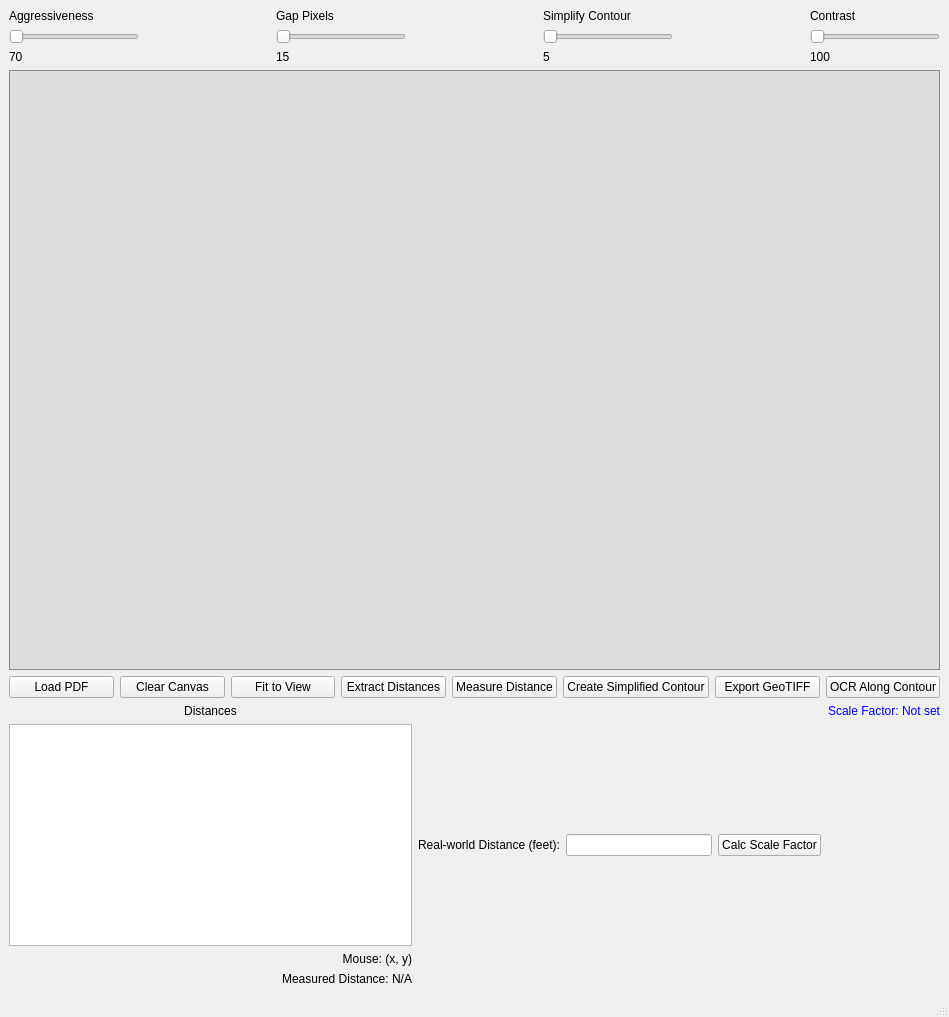
<?xml version="1.0" encoding="UTF-8"?>
<ui version="4.0">
 <class>FloodFillApp</class>
 <widget class="QMainWindow" name="FloodFillApp">
  <property name="geometry">
   <rect>
    <x>0</x>
    <y>0</y>
    <width>949</width>
    <height>1017</height>
   </rect>
  </property>
  <property name="windowTitle">
   <string>Flood Fill PDF Mask Generator</string>
  </property>
  <widget class="QWidget" name="centralwidget">
   <layout class="QVBoxLayout" name="verticalLayout_main">
    <item>
     <layout class="QHBoxLayout" name="horizontalLayout_sliders">
      <item>
       <layout class="QVBoxLayout">
        <item>
         <widget class="QLabel" name="labelAggressiveness">
          <property name="text">
           <string>Aggressiveness</string>
          </property>
         </widget>
        </item>
        <item>
         <widget class="QSlider" name="sliderAggressiveness">
          <property name="orientation">
           <enum>Qt::Horizontal</enum>
          </property>
         </widget>
        </item>
        <item>
         <widget class="QLabel" name="valueAggressiveness">
          <property name="text">
           <string>70</string>
          </property>
         </widget>
        </item>
       </layout>
      </item>
      <item>
       <spacer name="spacer1">
        <property name="orientation">
         <enum>Qt::Horizontal</enum>
        </property>
        <property name="sizeHint" stdset="0">
         <size>
          <width>20</width>
          <height>20</height>
         </size>
        </property>
       </spacer>
      </item>
      <item>
       <layout class="QVBoxLayout">
        <item>
         <widget class="QLabel" name="labelGapPixels">
          <property name="text">
           <string>Gap Pixels</string>
          </property>
         </widget>
        </item>
        <item>
         <widget class="QSlider" name="sliderGapPixels">
          <property name="orientation">
           <enum>Qt::Horizontal</enum>
          </property>
         </widget>
        </item>
        <item>
         <widget class="QLabel" name="valueGapPixels">
          <property name="text">
           <string>15</string>
          </property>
         </widget>
        </item>
       </layout>
      </item>
      <item>
       <spacer name="spacer2">
        <property name="orientation">
         <enum>Qt::Horizontal</enum>
        </property>
        <property name="sizeHint" stdset="0">
         <size>
          <width>20</width>
          <height>20</height>
         </size>
        </property>
       </spacer>
      </item>
      <item>
       <layout class="QVBoxLayout">
        <item>
         <widget class="QLabel" name="labelSimplify">
          <property name="text">
           <string>Simplify Contour</string>
          </property>
         </widget>
        </item>
        <item>
         <widget class="QSlider" name="sliderSimplify">
          <property name="orientation">
           <enum>Qt::Horizontal</enum>
          </property>
         </widget>
        </item>
        <item>
         <widget class="QLabel" name="valueSimplify">
          <property name="text">
           <string>5</string>
          </property>
         </widget>
        </item>
       </layout>
      </item>
      <item>
       <spacer name="spacer3">
        <property name="orientation">
         <enum>Qt::Horizontal</enum>
        </property>
        <property name="sizeHint" stdset="0">
         <size>
          <width>20</width>
          <height>20</height>
         </size>
        </property>
       </spacer>
      </item>
      <item>
       <layout class="QVBoxLayout">
        <item>
         <widget class="QLabel" name="labelContrast">
          <property name="text">
           <string>Contrast</string>
          </property>
         </widget>
        </item>
        <item>
         <widget class="QSlider" name="sliderContrast">
          <property name="orientation">
           <enum>Qt::Horizontal</enum>
          </property>
         </widget>
        </item>
        <item>
         <widget class="QLabel" name="valueContrast">
          <property name="text">
           <string>100</string>
          </property>
         </widget>
        </item>
       </layout>
      </item>
      <item>
       <layout class="QVBoxLayout"/>
      </item>
     </layout>
    </item>
    <item>
     <widget class="QLabel" name="canvas">
      <property name="minimumSize">
       <size>
        <width>800</width>
        <height>600</height>
       </size>
      </property>
      <property name="styleSheet">
       <string>background: #ddd; border: 1px solid #888;</string>
      </property>
      <property name="alignment">
       <set>Qt::AlignLeading|Qt::AlignLeft|Qt::AlignTop</set>
      </property>
     </widget>
    </item>
    <item>
     <layout class="QHBoxLayout" name="horizontalLayout_buttons">
      <item>
       <widget class="QPushButton" name="buttonLoadPDF">
        <property name="text">
         <string>Load PDF</string>
        </property>
       </widget>
      </item>
      <item>
       <widget class="QPushButton" name="buttonClearCanvas">
        <property name="text">
         <string>Clear Canvas</string>
        </property>
       </widget>
      </item>
      <item>
       <widget class="QPushButton" name="buttonFitToView">
        <property name="text">
         <string>Fit to View</string>
        </property>
       </widget>
      </item>
      <item>
       <widget class="QPushButton" name="buttonExtractDistances">
        <property name="text">
         <string>Extract Distances</string>
        </property>
       </widget>
      </item>
      <item>
       <widget class="QPushButton" name="buttonMeasureDistance">
        <property name="text">
         <string>Measure Distance</string>
        </property>
       </widget>
      </item>
      <item>
       <widget class="QPushButton" name="buttonSimplifyContour">
        <property name="text">
         <string>Create Simplified Contour</string>
        </property>
       </widget>
      </item>
      <item>
       <widget class="QPushButton" name="buttonExportGeoTIFF">
        <property name="text">
         <string>Export GeoTIFF</string>
        </property>
       </widget>
      </item>
      <item>
       <widget class="QPushButton" name="buttonOCR">
        <property name="text">
         <string>OCR Along Contour</string>
        </property>
       </widget>
      </item>
     </layout>
    </item>
    <item>
     <layout class="QHBoxLayout" name="horizontalLayout_bottom">
      <item>
       <layout class="QVBoxLayout">
        <item>
         <widget class="QLabel" name="labelDistances">
          <property name="text">
           <string>Distances</string>
          </property>
          <property name="alignment">
           <set>Qt::AlignCenter</set>
          </property>
         </widget>
        </item>
        <item>
         <widget class="QTextEdit" name="textEditDistances">
          <property name="readOnly">
           <bool>true</bool>
          </property>
         </widget>
        </item>
        <item>
         <widget class="QLabel" name="labelMouseCoords">
          <property name="text">
           <string>Mouse: (x, y)</string>
          </property>
          <property name="alignment">
           <set>Qt::AlignRight</set>
          </property>
         </widget>
        </item>
        <item>
         <widget class="QLabel" name="labelMeasuredDistance">
          <property name="text">
           <string>Measured Distance: N/A</string>
          </property>
          <property name="alignment">
           <set>Qt::AlignRight</set>
          </property>
         </widget>
        </item>
       </layout>
      </item>
      <item>
       <layout class="QHBoxLayout">
        <item>
         <widget class="QLabel" name="labelRealDistance">
          <property name="text">
           <string>Real-world Distance (feet):</string>
          </property>
         </widget>
        </item>
        <item>
         <widget class="QLineEdit" name="lineEditRealDistance"/>
        </item>
        <item>
         <widget class="QPushButton" name="buttonCalcScale">
          <property name="text">
           <string>Calc Scale Factor</string>
          </property>
         </widget>
        </item>
       </layout>
      </item>
      <item>
       <widget class="QLabel" name="labelScaleFactor">
        <property name="styleSheet">
         <string>color: blue;</string>
        </property>
        <property name="text">
         <string>Scale Factor: Not set</string>
        </property>
        <property name="alignment">
         <set>Qt::AlignRight</set>
        </property>
       </widget>
      </item>
     </layout>
    </item>
   </layout>
  </widget>
  <widget class="QMenuBar" name="menubar">
   <property name="geometry">
    <rect>
     <x>0</x>
     <y>0</y>
     <width>949</width>
     <height>21</height>
    </rect>
   </property>
  </widget>
  <widget class="QStatusBar" name="statusbar"/>
 </widget>
 <resources/>
 <connections/>
</ui>
